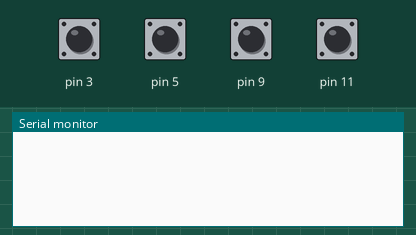
Simulated run of this sketch. Board: Arduino Uno, built with avr-gcc and run on an emulated ATmega328P. Shown: the last lines printed to the serial monitor. The test bench sets the inputs (shaded band); at power-on: pin 3, pin 5, pin 9, pin 11 HIGH.

Above: at 1.2 s.
1.3 s: pin 3 pulled LOW for 0.15 s
At 2.1 s:
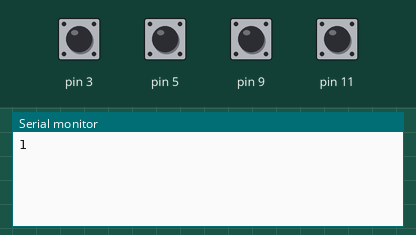
2.9 s: pin 5 pulled LOW for 0.15 s
At 4.2 s:
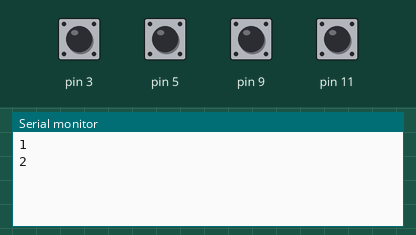
4.5 s: pin 9 pulled LOW for 0.15 s
At 5.7 s:
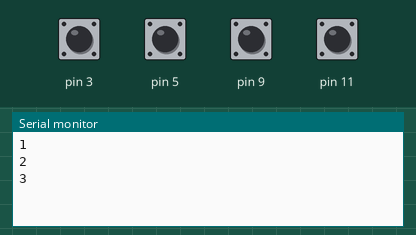
6.1 s: pin 11 pulled LOW for 0.15 s
At 6.9 s:
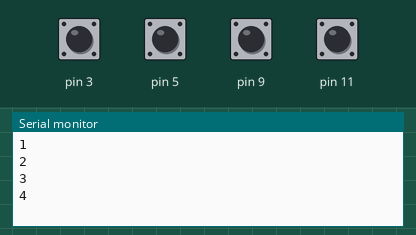
Timing chart, 0 to 8.7 s (numbered marks = the images above; inputs shaded):
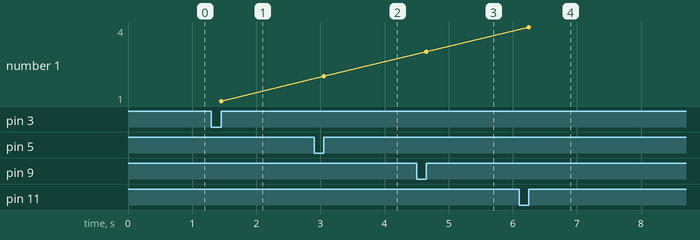

The sketch:

LAES_4knopki.ino
```cpp
/*
   Режим опроса - автоматический
*/

#define BTN1 3			// кнопка подключена сюда (PIN --- КНОПКА --- GND)
#define BTN2 5        	// кнопка подключена сюда (PIN --- КНОПКА --- GND)
#define BTN3 9        	// кнопка подключена сюда (PIN --- КНОПКА --- GND)
#define BTN4 11          // кнопка подключена сюда (PIN --- КНОПКА --- GND)

#include "GyverButton.h"
GButton butt1(BTN1);
GButton butt2(BTN2);
GButton butt3(BTN3);
GButton butt4(BTN4);

void setup() {
  Serial.begin(9600);
  butt1.setTickMode(AUTO);
  butt2.setTickMode(AUTO);
  butt3.setTickMode(AUTO);
  butt4.setTickMode(AUTO);
}

void loop() {
  if (butt1.isClick()) Serial.println("1");
  if (butt2.isClick()) Serial.println("2");
  if (butt3.isClick()) Serial.println("3");
  if (butt4.isClick()) Serial.println("4");
}
```

Measured:
- after the input at 1.3 s, the serial monitor: prints a new line after 0.15 s (image 1)
- after the input at 2.9 s, the serial monitor: prints a new line after 0.15 s (image 2)
- after the input at 4.5 s, the serial monitor: prints a new line after 0.15 s (image 3)
- after the input at 6.1 s, the serial monitor: prints a new line after 0.15 s (image 4)
- plotted number 1: 1 → 2 after the input at 2.9 s, 2 → 3 after the input at 4.5 s, 3 → 4 after the input at 6.1 s
